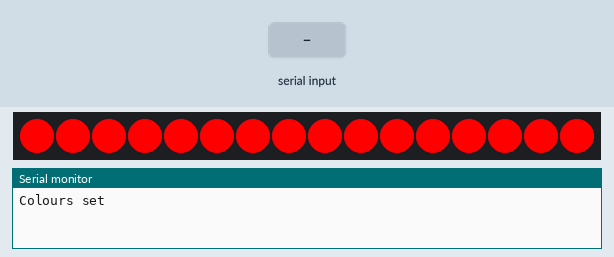
This sketch was run on a simulated Arduino Uno, built with avr-gcc and run on an emulated ATmega328P. Parts: 16 RGB LEDs in strip order, left to right, the last lines printed to the serial monitor. Inputs (shaded band) come from the test bench.

Above: at 1.2 s.
1.3 s: "v1\n" received over Serial
At 2.0 s:
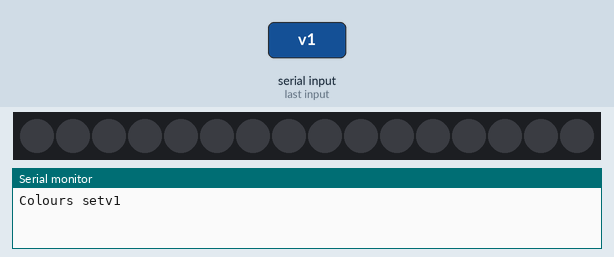
2.8 s: "90,45,200\n" received over Serial
4.3 s: "90,45\n" received over Serial
5.8 s: "5\n" received over Serial
7.3 s: "30,150,10\n" received over Serial
Timing chart, 0 to 9.8 s (numbered marks = the images above; inputs shaded):
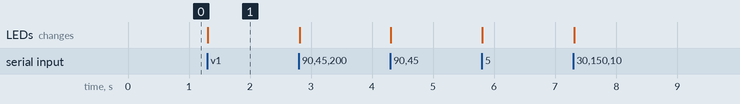

Measured:
- after the input at 1.3 s, the LEDs: change at once (image 1)

The sketch:

sts.ino
```cpp
  // A basic everyday NeoPixel strip test program.

// NEOPIXEL BEST PRACTICES for most reliable operation:
// - Add 1000 uF CAPACITOR between NeoPixel strip's + and - connections.
// - MINIMIZE WIRING LENGTH between microcontroller board and first pixel.
// - NeoPixel strip's DATA-IN should pass through a 300-500 OHM RESISTOR.
// - AVOID connecting NeoPixels on a LIVE CIRCUIT. If you must, ALWAYS
//   connect GROUND (-) first, then +, then data.
// - When using a 3.3V microcontroller with a 5V-powered NeoPixel strip,
//   a LOGIC-LEVEL CONVERTER on the data line is STRONGLY RECOMMENDED.
// (Skipping these may work OK on your workbench but can fail in the field)

#include <Adafruit_NeoPixel.h>
#ifdef __AVR__
#include <avr/power.h> // Required for 16 MHz Adafruit Trinket
#endif

// Which pin on the Arduino is connected to the NeoPixels?
// On a Trinket or Gemma we suggest changing this to 1:
#define LED_PIN    3

// How many NeoPixels are attached to the Arduino?
#define LED_COUNT 16

// Declare our NeoPixel strip object:
Adafruit_NeoPixel strip(LED_COUNT, LED_PIN, NEO_GRB + NEO_KHZ800);
// Argument 1 = Number of pixels in NeoPixel strip
// Argument 2 = Arduino pin number (most are valid)
// Argument 3 = Pixel type flags, add together as needed:
//   NEO_KHZ800  800 KHz bitstream (most NeoPixel products w/WS2812 LEDs)
//   NEO_KHZ400  400 KHz (classic 'v1' (not v2) FLORA pixels, WS2811 drivers)
//   NEO_GRB     Pixels are wired for GRB bitstream (most NeoPixel products)
//   NEO_RGB     Pixels are wired for RGB bitstream (v1 FLORA pixels, not v2)
//   NEO_RGBW    Pixels are wired for RGBW bitstream (NeoPixel RGBW products)

String line;
bool input = false;


void setup() {

  // END of Trinket-specific code.

  strip.begin();           // INITIALIZE NeoPixel strip object (REQUIRED)
  strip.show();            // Turn OFF all pixels ASAP
  strip.setBrightness(255); // Set BRIGHTNESS to about 1/5 (max = 255)
  Serial.begin(9600);
  setColor(strip.Color(255, 0 , 0));
  line = "";
}


void loop() {
  int i, r, g, b;
  String t;

  if(Serial.available()) {
    char c = Serial.read();
    Serial.print(c);
    if(c == '\n'){
      input = true;
    } else {
          line = line + c;
    }
  }

  if(input) {
    for(i=0;i<LED_COUNT;i++){
      t = line.substring(0 + i * 9,3 + i * 9);
      r = t.toInt();
      t = line.substring(3 + i * 9, 6 + i * 9);
      g = t.toInt();
      t = line.substring(6 + i * 9, 9 + i * 9);
      b = t.toInt();

      strip.setPixelColor(i, strip.Color(r, g, b));
    }
    strip.show();
    line = "";
    input = false;
  }

}


void setColor(uint32_t color) {
  Serial.print("Colours set");
  for(int i=0; i<strip.numPixels(); i++) { // For each pixel in strip...
    strip.setPixelColor(i, color);         //  Set pixel's color (in RAM)
  }
    strip.show();                          //  Update strip to match
}
```
